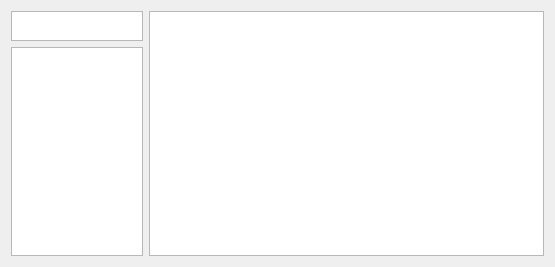
<?xml version="1.0" encoding="UTF-8"?>
<ui version="4.0">
 <class>HelpWindow</class>
 <widget class="QWidget" name="HelpWindow">
  <property name="geometry">
   <rect>
    <x>0</x>
    <y>0</y>
    <width>555</width>
    <height>267</height>
   </rect>
  </property>
  <property name="windowTitle">
   <string>Momiji Help</string>
  </property>
  <layout class="QHBoxLayout" name="horizontalLayout" stretch="1,3">
   <property name="sizeConstraint">
    <enum>QLayout::SetDefaultConstraint</enum>
   </property>
   <item>
    <layout class="QVBoxLayout" name="verticalLayout" stretch="0,0">
     <item>
      <widget class="QPlainTextEdit" name="searchBar">
       <property name="minimumSize">
        <size>
         <width>0</width>
         <height>0</height>
        </size>
       </property>
       <property name="maximumSize">
        <size>
         <width>16777215</width>
         <height>30</height>
        </size>
       </property>
       <property name="autoFillBackground">
        <bool>false</bool>
       </property>
      </widget>
     </item>
     <item>
      <widget class="QTreeView" name="searchResults">
       <property name="sizePolicy">
        <sizepolicy hsizetype="Expanding" vsizetype="Expanding">
         <horstretch>0</horstretch>
         <verstretch>0</verstretch>
        </sizepolicy>
       </property>
       <property name="maximumSize">
        <size>
         <width>16777215</width>
         <height>16777215</height>
        </size>
       </property>
      </widget>
     </item>
    </layout>
   </item>
   <item>
    <widget class="QTextBrowser" name="docView"/>
   </item>
  </layout>
 </widget>
 <resources/>
 <connections/>
</ui>
